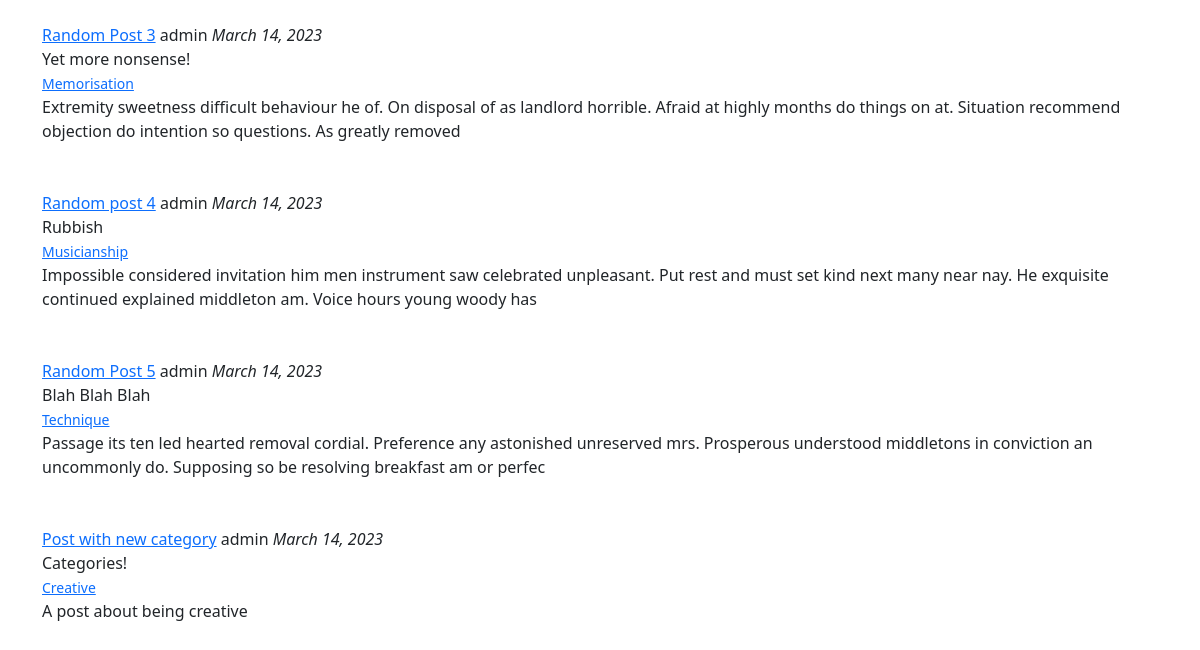
Before: / (lower part) with the older database file.
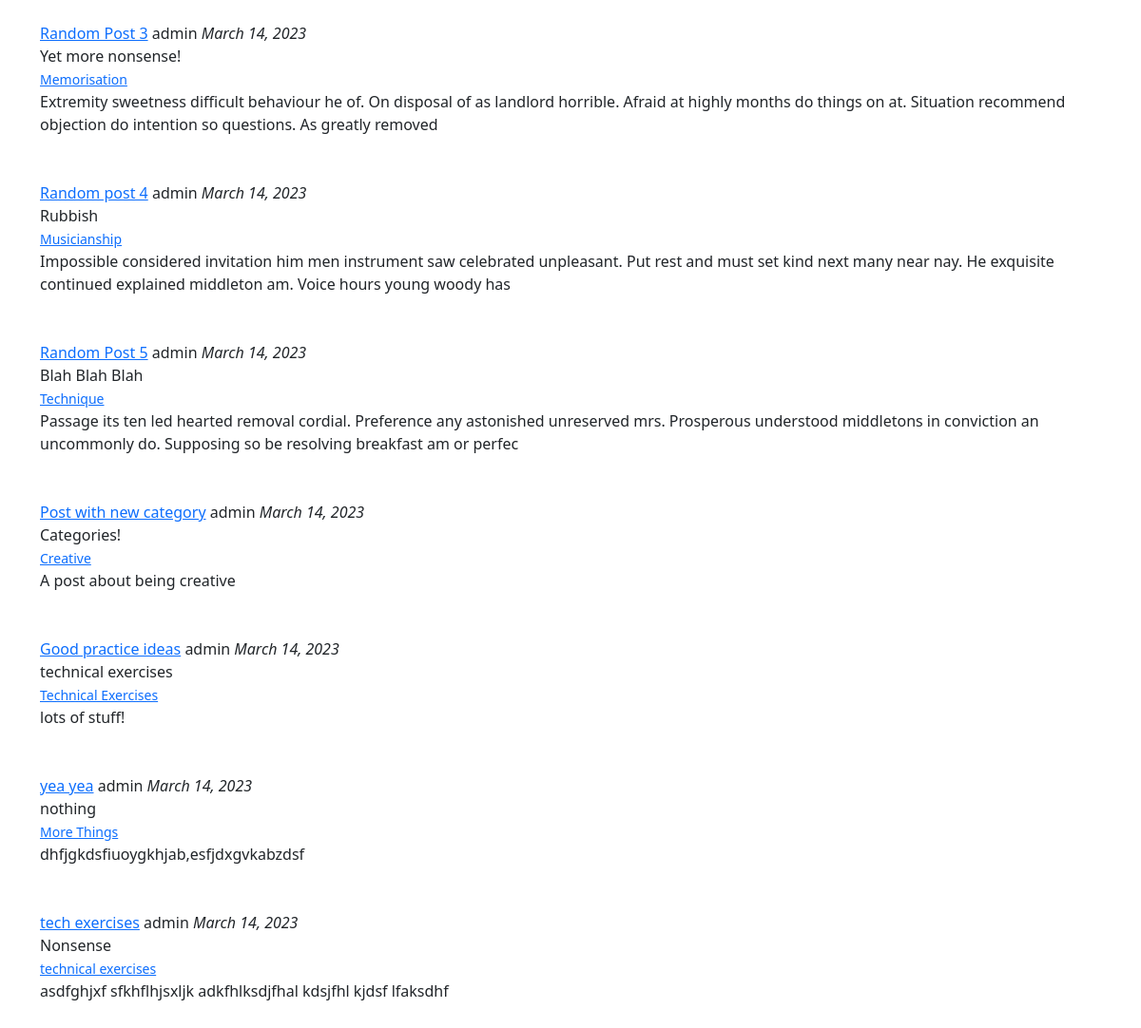
After: the same page with the newer database file.
### blog/models.py (models this page shows, shortened)
class Post(models.Model):
    title = models.CharField(max_length=250)
    subtitle = models.CharField(max_length=250, default='')
    author = models.ForeignKey(User, on_delete=models.CASCADE,)
    body = models.TextField()
    category = models.CharField(max_length=250, default='no-tag')
    post_date = models.DateField(auto_now_add=True)

### blog/views.py (the view)
# urls.py: path('', HomeView.as_view(), name='home'),
class HomeView(ListView):
    model = Post
    template_name = 'home.html'
    ordering = ['-post_date']

### blog/templates/home.html (shortened to what this page needs)
{% extends 'base.html' %}
{% block content %}
{% for post in object_list %}
    <a href="{% url 'article-detail' post.pk %}">{{ post.title }}</a>
    {{ post.author }} <em>{{ post.post_date }}</em>
    <br>
    {{ post.subtitle }}
    <br>
    <small><a href="{% url 'category' post.category|slugify %}">{{ post.category }}</a></small>
    <br>
    {{ post.body|slice:"200"|safe }}
    <br>
<br>
<br>
{% endfor %}
{% endblock %}

Changed rows visible on the page:
added Post: title "Good practice ideas", author "admin", post_date "March 14, 2023", subtitle "technical exercises", category "Technical Exercises", body "lots of stuff!"
added Post: title "yea yea", author "admin", post_date "March 14, 2023", subtitle "nothing", category "More Things", body "dhfjgkdsfiuoygkhjab,esfjdxgvkabzdsf"
added Post: title "tech exercises", author "admin", post_date "March 14, 2023", subtitle "Nonsense", category "technical exercises", body "asdfghjxf sfkhflhjsxljk adkfhlksdjfhal kdsjfhl kjdsf lfaksdhf"
